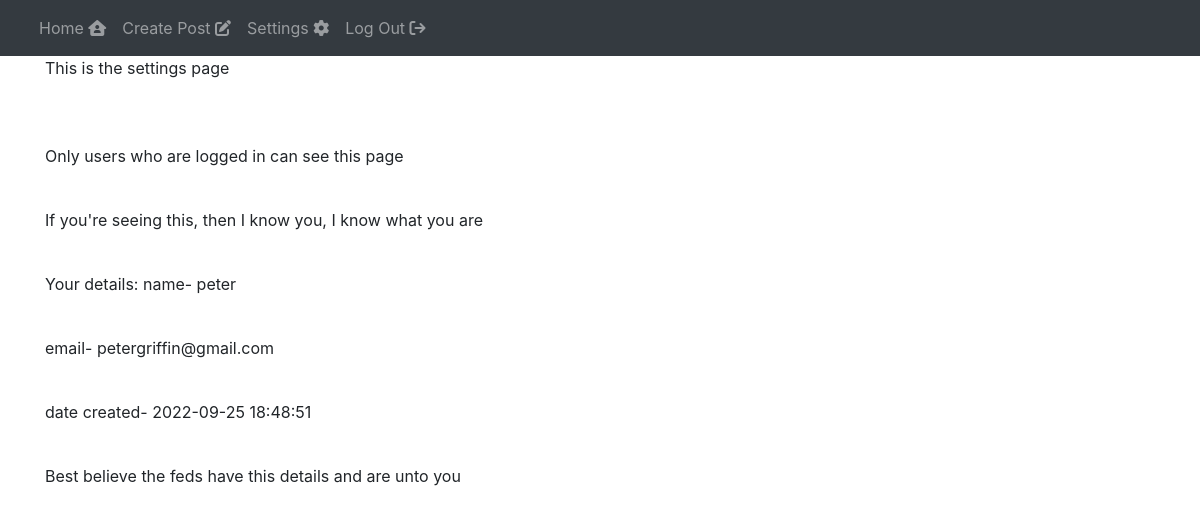
The page /auth/settings (signed in) on the database its author committed.
### blog_site/models.py (models this page shows, shortened)
class User(db.Model, UserMixin):
    id = db.Column(db.Integer, primary_key=True)
    username = db.Column(db.String(150), nullable=False, unique=True)
    email = db.Column(db.String(100), nullable=False, unique=True)
    password = db.Column(db.String(100), nullable=False)
    date_created = db.Column(db.DateTime(timezone=True), default=func.now())
    posts = db.relationship('Post', backref='user', passive_deletes=True)
    comments = db.relationship('Comment', backref='user', passive_deletes=True)
    likes = db.relationship('Like', backref='user', passive_deletes=True)

### blog_site/auth.py (the view)
@auth.route('/settings')
@login_required
def settings():
    return render_template('settings.html', user=current_user)

### blog_site/templates/settings.html (shortened to what this page needs)
<!DOCTYPE html>
<html lang="en">
<head>
</head>
<body>
    {% extends 'base.html' %}
        {% block content %}
            <p>This is the settings page</p>
            <br>
            <br>
            <p>Only users who are logged in can see this page</p>
            <br>
            <p>If  you're seeing this, then I know you, I know what you are</p>
            <br>
            <p>Your details: name- {{user.username}}</p>
            <br>
            <p>email- {{user.email}}</p>
            <br>
            <p>date created-  {{user.date_created}}</p>
            <br>
            <p>Best believe the feds have this details and are unto you</p>
        {% endblock %}

### rows shown on the page
User: username "peter", email "petergriffin@gmail.com", date_created "2022-09-25 18:48:51"
